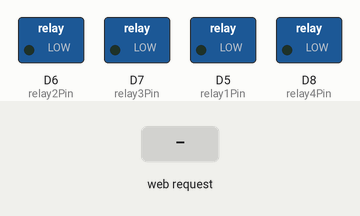
This sketch was run on a simulated ESP8266 (NodeMCU). Parts: switched loads named in the sketch (green lamp = pin HIGH). Inputs (shaded band) come from the test bench. WiFi joins after 1.5 s; servers stay silent unless stated; what the sketch prints to the serial monitor is not drawn.

Above: at 2.7 s.
2.8 s: HTTP request GET /?relay1=off received
At 3.3 s:
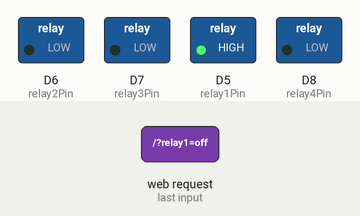
4.3 s: HTTP request GET /?relay2=off received
At 5.5 s:
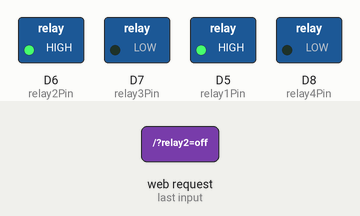
5.8 s: HTTP request GET /?relay1=on received
At 6.8 s:
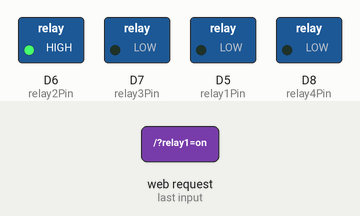
7.3 s: HTTP request GET /?relay3=off received
At 7.9 s:
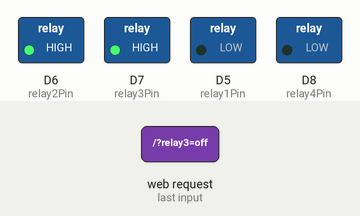
8.8 s: HTTP request GET /?relay2=on received
At 9.1 s:
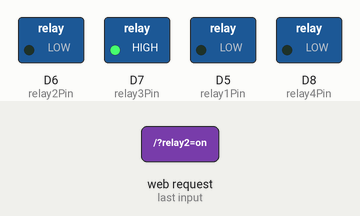
10.3 s: HTTP request GET /?relay3=on received
At 11.4 s:
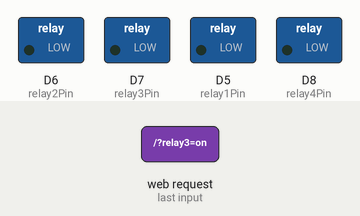
Timing chart, 0 to 12.8 s (numbered marks = the images above; inputs shaded):
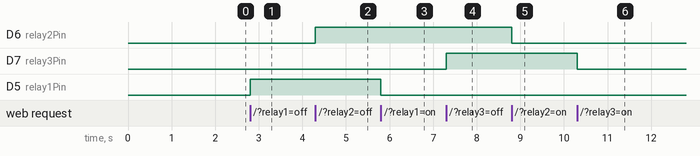

The sketch:

relay4viaweb.ino
```cpp
#include <ESP8266WiFi.h>
#include <WiFiClient.h>
#include <ESP8266WebServer.h>
#include <ESP8266mDNS.h>

// USERNAME WIFI
const char* ssid = "medit";
//PASSWORD WIFI
const char* password = "sayaini1";
const int relay1Pin = D5;
const int relay2Pin = D6;
const int relay3Pin = D7;
const int relay4Pin = D8;

ESP8266WebServer server(80);

void setup() {
  pinMode(relay1Pin, OUTPUT);
  pinMode(relay2Pin, OUTPUT);
  pinMode(relay3Pin, OUTPUT);
  pinMode(relay4Pin, OUTPUT);

  digitalWrite(relay1Pin, LOW);
  digitalWrite(relay2Pin, LOW);
  digitalWrite(relay3Pin, LOW);
  digitalWrite(relay4Pin, LOW);

  Serial.begin(9600);
  connectToWiFi();

  server.on("/", handleRoot);
  server.begin();
  Serial.println("HTTP server started");
}

void loop() {
  server.handleClient();
}

void connectToWiFi() {
  Serial.println();
  Serial.print("Connecting to ");
  Serial.println(ssid);

  WiFi.begin(ssid, password);

  while (WiFi.status() != WL_CONNECTED) {
    delay(500);
    Serial.print(".");
  }

  Serial.println("");
  Serial.println("WiFi connected");
  Serial.println("IP address: ");
  Serial.println(WiFi.localIP());
}

void handleRoot() {
  Serial.println("Got a Request");

  if (server.hasArg("relay1")) {
    if (server.arg("relay1") == "on") {
      digitalWrite(relay1Pin, LOW);
    } else if (server.arg("relay1") == "off") {
      digitalWrite(relay1Pin, HIGH);
    }
  }

  if (server.hasArg("relay2")) {
    if (server.arg("relay2") == "on") {
      digitalWrite(relay2Pin, LOW);
    } else if (server.arg("relay2") == "off") {
      digitalWrite(relay2Pin, HIGH);
    }
  }

  if (server.hasArg("relay3")) {
    if (server.arg("relay3") == "on") {
      digitalWrite(relay3Pin, LOW);
    } else if (server.arg("relay3") == "off") {
      digitalWrite(relay3Pin, HIGH);
    }
  }

  if (server.hasArg("relay4")) {
    if (server.arg("relay4") == "on") {
      digitalWrite(relay4Pin, LOW);
    } else if (server.arg("relay4") == "off") {
      digitalWrite(relay4Pin, HIGH);
    }
  }

  String msg = "";
  msg += "<html><body>\n";
  msg += "<center><h1>Control Relay</h1></center>";
  msg += "<center><p>Meydhi Ari Nugroho</p></center>";
  // Relay 1
  msg += "<center><h2>";
  if (digitalRead(relay1Pin) == LOW) {
    msg += "<a href='?relay1=off'/><button style='appearance: button; backface-visibility: hidden; background-color: #405cf5; border-radius: 6px; border-width: 0; box-shadow: rgba(50, 50, 93, .1) 0 0 0 1px inset,rgba(50, 50, 93, .1) 0 2px 5px 0,rgba(0, 0, 0, .07) 0 1px 1px 0; box-sizing: border-box; color: #fff; cursor: pointer; font-family: -apple-system,system-ui,&quot;Segoe UI&quot;,Roboto,&quot;Helvetica Neue&quot;,Ubuntu,sans-serif; font-size: 100%; height: 44px; line-height: 1.15; margin: 12px 0 0; outline: none; overflow: hidden; padding: 0 25px; position: relative; text-align: center; text-transform: none; transform: translateZ(0); transition: all .2s,box-shadow .08s ease-in; user-select: none; -webkit-user-select: none; touch-action: manipulation; width: 50%;'>Relay 1 On</button></a>";
    msg += "<script>Apakah anda ingin menyalakan tombol on?</script>";
  } else {
    msg += "<a href='?relay1=on'/><button style='appearance: button; backface-visibility: hidden; background-color: red; border-radius: 6px; border-width: 0; box-shadow: rgba(50, 50, 93, .1) 0 0 0 1px inset,rgba(50, 50, 93, .1) 0 2px 5px 0,rgba(0, 0, 0, .07) 0 1px 1px 0; box-sizing: border-box; color: #fff; cursor: pointer; font-family: -apple-system,system-ui,&quot;Segoe UI&quot;,Roboto,&quot;Helvetica Neue&quot;,Ubuntu,sans-serif; font-size: 100%; height: 44px; line-height: 1.15; margin: 12px 0 0; outline: none; overflow: hidden; padding: 0 25px; position: relative; text-align: center; text-transform: none; transform: translateZ(0); transition: all .2s,box-shadow .08s ease-in; user-select: none; -webkit-user-select: none; touch-action: manipulation; width: 50%;''>Relay 1 Off</button></a>";
    msg += "<script>Apakah anda ingin menyalakan tombol on?</script>";
  }
msg += "</h2></center>";

  // Relay 2
  msg += "<center><h2>";
  if (digitalRead(relay2Pin) == LOW) {
    msg += "<a href='?relay2=off'/><button style='appearance: button; backface-visibility: hidden; background-color: #405cf5; border-radius: 6px; border-width: 0; box-shadow: rgba(50, 50, 93, .1) 0 0 0 1px inset,rgba(50, 50, 93, .1) 0 2px 5px 0,rgba(0, 0, 0, .07) 0 1px 1px 0; box-sizing: border-box; color: #fff; cursor: pointer; font-family: -apple-system,system-ui,&quot;Segoe UI&quot;,Roboto,&quot;Helvetica Neue&quot;,Ubuntu,sans-serif; font-size: 100%; height: 44px; line-height: 1.15; margin: 12px 0 0; outline: none; overflow: hidden; padding: 0 25px; position: relative; text-align: center; text-transform: none; transform: translateZ(0); transition: all .2s,box-shadow .08s ease-in; user-select: none; -webkit-user-select: none; touch-action: manipulation; width: 50%;'>Relay 2 On</button></a>";
    msg += "<script>Apakah anda ingin menyalakan tombol on?</script>";
  } else {
    msg += "<a href='?relay2=on'/><button style='appearance: button; backface-visibility: hidden; background-color: red; border-radius: 6px; border-width: 0; box-shadow: rgba(50, 50, 93, .1) 0 0 0 1px inset,rgba(50, 50, 93, .1) 0 2px 5px 0,rgba(0, 0, 0, .07) 0 1px 1px 0; box-sizing: border-box; color: #fff; cursor: pointer; font-family: -apple-system,system-ui,&quot;Segoe UI&quot;,Roboto,&quot;Helvetica Neue&quot;,Ubuntu,sans-serif; font-size: 100%; height: 44px; line-height: 1.15; margin: 12px 0 0; outline: none; overflow: hidden; padding: 0 25px; position: relative; text-align: center; text-transform: none; transform: translateZ(0); transition: all .2s,box-shadow .08s ease-in; user-select: none; -webkit-user-select: none; touch-action: manipulation; width: 50%;'>Relay 2 Off</button></a>";
    msg += "<script>Apakah anda ingin menyalakan tombol on?</script>";
  }
  msg += "</h2></center>";

// Relay 3
  msg += "<center><h2>";
  if (digitalRead(relay3Pin) == LOW) {
    msg += "<a href='?relay3=off'/><button style='appearance: button; backface-visibility: hidden; background-color: #405cf5; border-radius: 6px; border-width: 0; box-shadow: rgba(50, 50, 93, .1) 0 0 0 1px inset,rgba(50, 50, 93, .1) 0 2px 5px 0,rgba(0, 0, 0, .07) 0 1px 1px 0; box-sizing: border-box; color: #fff; cursor: pointer; font-family: -apple-system,system-ui,&quot;Segoe UI&quot;,Roboto,&quot;Helvetica Neue&quot;,Ubuntu,sans-serif; font-size: 100%; height: 44px; line-height: 1.15; margin: 12px 0 0; outline: none; overflow: hidden; padding: 0 25px; position: relative; text-align: center; text-transform: none; transform: translateZ(0); transition: all .2s,box-shadow .08s ease-in; user-select: none; -webkit-user-select: none; touch-action: manipulation; width: 50%;'>Relay 3 On</button></a>";
    msg += "<script>Apakah anda ingin menyalakan tombol on?</script>";
  } else {
    msg += "<a href='?relay3=on'/><button style='appearance: button; backface-visibility: hidden; background-color: red; border-radius: 6px; border-width: 0; box-shadow: rgba(50, 50, 93, .1) 0 0 0 1px inset,rgba(50, 50, 93, .1) 0 2px 5px 0,rgba(0, 0, 0, .07) 0 1px 1px 0; box-sizing: border-box; color: #fff; cursor: pointer; font-family: -apple-system,system-ui,&quot;Segoe UI&quot;,Roboto,&quot;Helvetica Neue&quot;,Ubuntu,sans-serif; font-size: 100%; height: 44px; line-height: 1.15; margin: 12px 0 0; outline: none; overflow: hidden; padding: 0 25px; position: relative; text-align: center; text-transform: none; transform: translateZ(0); transition: all .2s,box-shadow .08s ease-in; user-select: none; -webkit-user-select: none; touch-action: manipulation; width: 50%;'>Relay 3 Off</button></a>";
    msg += "<script>Apakah anda ingin menyalakan tombol on?</script>";
  }
  msg += "</h2></center>";

// Relay 4
  msg += "<center><h2>";
  //if you
  if (digitalRead(relay4Pin) == LOW) {
    msg += "<a href='?relay4=off'/><button style='appearance: button; backface-visibility: hidden; background-color: #405cf5; border-radius: 6px; border-width: 0; box-shadow: rgba(50, 50, 93, .1) 0 0 0 1px inset,rgba(50, 50, 93, .1) 0 2px 5px 0,rgba(0, 0, 0, .07) 0 1px 1px 0; box-sizing: border-box; color: #fff; cursor: pointer; font-family: -apple-system,system-ui,&quot;Segoe UI&quot;,Roboto,&quot;Helvetica Neue&quot;,Ubuntu,sans-serif; font-size: 100%; height: 44px; line-height: 1.15; margin: 12px 0 0; outline: none; overflow: hidden; padding: 0 25px; position: relative; text-align: center; text-transform: none; transform: translateZ(0); transition: all .2s,box-shadow .08s ease-in; user-select: none; -webkit-user-select: none; touch-action: manipulation; width: 50%;'>Relay 4 On</button></a>";
    msg += "<script>Apakah anda ingin menyalakan tombol on?</script>";
  } else {
    msg += "<a href='?relay4=on'/><button style='appearance: button; backface-visibility: hidden; background-color: red; border-radius: 6px; border-width: 0; box-shadow: rgba(50, 50, 93, .1) 0 0 0 1px inset,rgba(50, 50, 93, .1) 0 2px 5px 0,rgba(0, 0, 0, .07) 0 1px 1px 0; box-sizing: border-box; color: #fff; cursor: pointer; font-family: -apple-system,system-ui,&quot;Segoe UI&quot;,Roboto,&quot;Helvetica Neue&quot;,Ubuntu,sans-serif; font-size: 100%; height: 44px; line-height: 1.15; margin: 12px 0 0; outline: none; overflow: hidden; padding: 0 25px; position: relative; text-align: center; text-transform: none; transform: translateZ(0); transition: all .2s,box-shadow .08s ease-in; user-select: none; -webkit-user-select: none; touch-action: manipulation; width: 50%;'>Relay 4 Off</button></a>";
    msg += "<script>Apakah anda ingin menyalakan tombol on?</script>";
  }
  msg += "</h2></center>";
  msg += "<hr>";
  msg += "<p>This is program that can you using for ESP8266</p>";
  server.send(200, "text/html", msg);
}
```

Measured:
- after the input at 2.8 s, D5 (relay1Pin): LOW → HIGH at once
- after the input at 4.3 s, D6 (relay2Pin): LOW → HIGH at once
- after the input at 5.8 s, D5 (relay1Pin): HIGH → LOW at once
- after the input at 7.3 s, D7 (relay3Pin): LOW → HIGH at once
- after the input at 8.8 s, D6 (relay2Pin): HIGH → LOW at once
- after the input at 10.3 s, D7 (relay3Pin): HIGH → LOW at once
